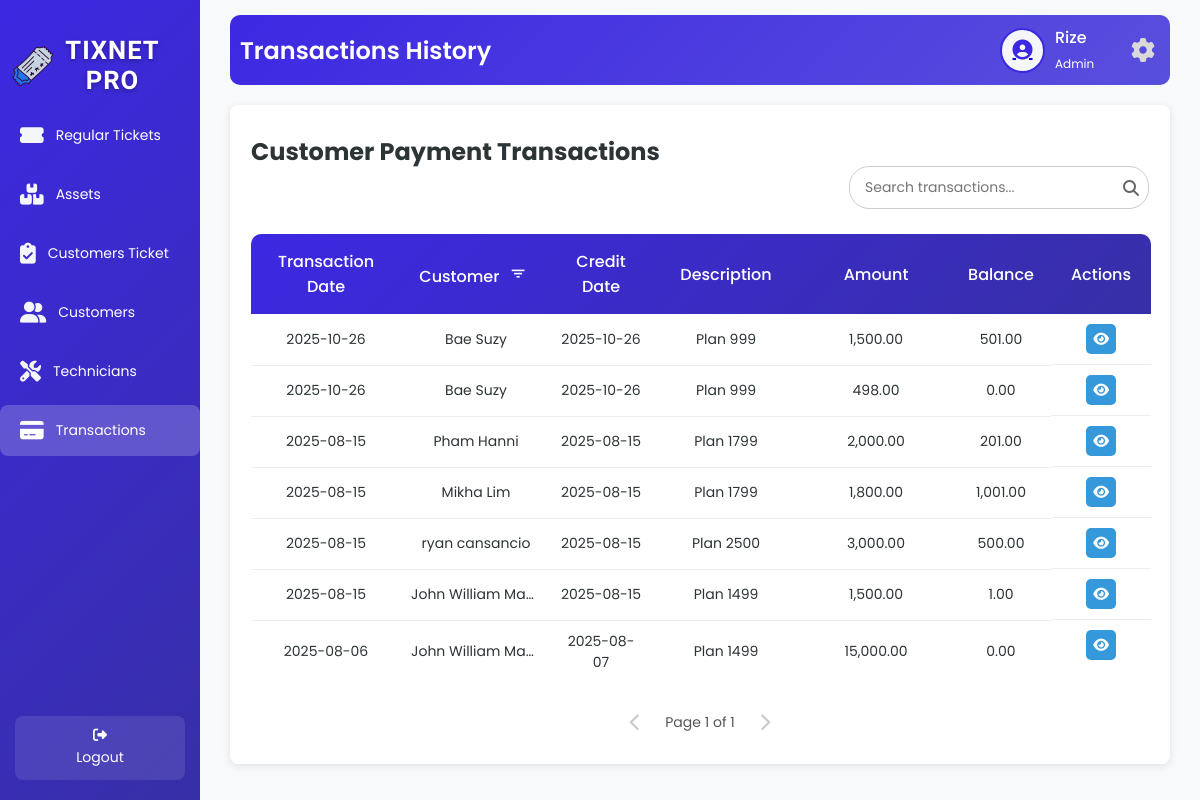
/Payments.php (signed in), run on the app's committed database.
### tables this page shows
CREATE TABLE `tbl_user` (
  `u_id` int(50) NOT NULL,
  `u_fname` varchar(200) NOT NULL,
  `u_lname` varchar(200) NOT NULL,
  `u_email` varchar(200) NOT NULL,
  `u_username` varchar(200) NOT NULL,
  `u_password` varchar(200) NOT NULL,
  `u_type` varchar(200) NOT NULL,
  `u_status` varchar(200) NOT NULL
);

CREATE TABLE `tbl_transactions` (
  `t_id` int(50) NOT NULL,
  `t_date` varchar(200) NOT NULL,
  `t_balance` int(50) NOT NULL,
  `t_credit_date` varchar(200) NOT NULL,
  `t_description` varchar(200) NOT NULL,
  `t_amount` int(50) NOT NULL,
  `t_customer_name` varchar(200) NOT NULL
);

### Payments.php (the view, shortened to what this page needs)
<?php
include 'db.php';
$firstName = '';
$userType = '';
$avatarPath = $_SESSION['avatarPath'];
$sqlUser = "SELECT u_fname, u_lname, u_type FROM tbl_user WHERE u_username = ?";
$stmt = $conn->prepare($sqlUser);
$stmt->bind_param("s", $_SESSION['username']);
$stmt->execute();
$resultUser = $stmt->get_result();
if ($resultUser->num_rows > 0) {
    $row = $resultUser->fetch_assoc();
    $firstName = $row['u_fname'] ?: 'Unknown';
    $userType = strtolower($row['u_type']) ?: 'staff';
} else {
    error_log("User not found for username: {$_SESSION['username']}");
    $_SESSION['error'] = "User not found.";
    header("Location: Payments.php?page_transaction=1");
    exit();
}
$limit = 10;
$pageTransaction = isset($_GET['page_transaction']) ? max(1, (int)$_GET['page_transaction']) : 1;
$offsetTransaction = ($pageTransaction - 1) * $limit;
$totalTransactionQuery = "SELECT COUNT(*) AS total FROM tbl_transactions";
$totalTransactionResult = $conn->query($totalTransactionQuery);
$totalTransactionRow = $totalTransactionResult->fetch_assoc();
$totalTransaction = $totalTransactionRow['total'];
$totalTransactionPages = ceil($totalTransaction / $limit);
$sqlTransaction = "SELECT t_id, t_date, t_customer_name, t_credit_date, t_description, t_amount, t_balance
                   FROM tbl_transactions
                   ORDER BY t_date DESC
                   LIMIT ?, ?";
$stmtTransaction = $conn->prepare($sqlTransaction);
$stmtTransaction->bind_param("ii", $offsetTransaction, $limit);
$stmtTransaction->execute();
$resultTransaction = $stmtTransaction->get_result();
?>
<!DOCTYPE html>
<html lang="en">
<head>
    <link rel="stylesheet" href="Payments.css">
    <link rel="stylesheet" href="https://cdnjs.cloudflare.com/ajax/libs/font-awesome/6.6.0/css/all.min.css">
    <link rel="stylesheet" href="https://unpkg.com/boxicons@2.1.4/css/boxicons.min.css">
</head>
<body>
<div class="wrapper">
    <div class="sidebar">
        <h2><img src="image/logo.png" alt="TixNet Icon" class="sidebar-icon">TixNet Pro</h2>
        <ul>
        <li><a href="staffD.php"><i class="fas fa-ticket-alt icon"></i> <span>Regular Tickets</span></a></li>
        <li><a href="assetsT.php"><i class="fas fa-boxes icon"></i> <span>Assets</span></a></li>
        <li><a href="AllCustomersT.php"><i class="fas fa-clipboard-check icon"></i> <span>Customers Ticket</span></a></li>
        <li><a href="customersT.php"><i class="fas fa-user-friends icon"></i> <span>Customers</span></a></li>
        <li><a href="AssignTech.php"><i class="fas fa-tools icon"></i> <span>Technicians</span></a></li>
        <li><a href="Payments.php" class="active"><i class="fas fa-credit-card icon"></i> <span>Transactions</span></a></li>
    </ul>
    <footer>
        <a href="technician_staff.php" class="back-home"><i class="fas fa-sign-out-alt"></i> Logout</a>
    </footer>
    </div>
    <div class="container">
        <div class="upper">
            <h1>Transactions History</h1>
            <div class="user-profile">
                <div class="user-icon">
                    <a href="image.php">
                        <?php
                        $cleanAvatarPath = preg_replace('/\?\d+$/', '', $avatarPath);
                        if (!empty($avatarPath) && file_exists($cleanAvatarPath)) {
                            echo "<img src='" . htmlspecialchars($avatarPath, ENT_QUOTES, 'UTF-8') . "' alt='User Avatar'>";
                        } else {
                            echo "<i class='fas fa-user-circle'></i>";
                        }
                        ?>
                    </a>
                </div>
                <div class="user-details">
                    <span><?php echo htmlspecialchars($firstName, ENT_QUOTES, 'UTF-8'); ?></span>
                    <small><?php echo htmlspecialchars(ucfirst($userType), ENT_QUOTES, 'UTF-8'); ?></small>
                </div>
                <a href="settings.php" class="settings-link">
                    <i class="fas fa-cog"></i>
                </a>
            </div>
        </div>
        <div class="table-box glass-container">
            <h2>Customer Payment Transactions</h2>
            <div class="search-container">
                <input type="text" class="search-bar" id="searchInput" placeholder="Search transactions..." onkeyup="debouncedSearchTransactions()">
                <span class="search-icon"><i class="fas fa-search"></i></span>
            </div>
            <div class="customer-transactions active">
                <table id="transactions-table">
                    <thead>
                        <tr>
                            <th>Transaction Date</th>
                            <th>Customer <button class="filter-btn" onclick="showAccountFilterModal('transaction')" title="Filter by Customer Name"><i class='bx bx-filter'></i></button></th>
                            <th>Credit Date</th>
                            <th>Description</th>
                            <th>Amount</th>
                            <th>Balance</th>
                            <th>Actions</th>
                        </tr>
                    </thead>
                    <tbody id="transactions-table-body">
                        <?php
                        if ($resultTransaction->num_rows > 0) {
                            while ($row = $resultTransaction->fetch_assoc()) {
                                echo "<tr>
                                        <td>" . htmlspecialchars($row['t_date'], ENT_QUOTES, 'UTF-8') . "</td>
                                        <td>" . htmlspecialchars($row['t_customer_name'], ENT_QUOTES, 'UTF-8') . "</td>
                                        <td>" . htmlspecialchars($row['t_credit_date'], ENT_QUOTES, 'UTF-8') . "</td>
                                        <td>" . htmlspecialchars($row['t_description'], ENT_QUOTES, 'UTF-8') . "</td>
                                        <td>" . number_format($row['t_amount'], 2) . "</td>
                                        <td>" . number_format($row['t_balance'], 2) . "</td>
                                        <td class='action-buttons'>
                                            <a class='view-btn' href='#' onclick=\"showTransactionViewModal('" . htmlspecialchars($row['t_id'], ENT_QUOTES, 'UTF-8') . "', '" . htmlspecialchars($row['t_date'], ENT_QUOTES, 'UTF-8') . "', '" . htmlspecialchars($row['t_customer_name'], ENT_QUOTES, 'UTF-8') . "', '" . htmlspecialchars($row['t_credit_date'], ENT_QUOTES, 'UTF-8') . "', '" . htmlspecialchars($row['t_description'], ENT_QUOTES, 'UTF-8') . "', '" . number_format($row['t_amount'], 2) . "', '" . number_format($row['t_balance'], 2) . "')\" title='View'><i class='fas fa-eye'></i></a>
                                        </td>
                                      </tr>";
                            }
                        } else {
                            echo "<tr><td colspan='7' style='text-align: center;'>No transactions found.</td></tr>";
                        }
                        ?>
                    </tbody>
                </table>
                <div class="pagination" id="transaction-pagination">
                    <?php if ($pageTransaction > 1): ?>
                        <a href="?page_transaction=<?php echo $pageTransaction - 1; ?>" class="pagination-link"><i class="fas fa-chevron-left"></i></a>
                    <?php else: ?>
                        <span class="pagination-link disabled"><i class="fas fa-chevron-left"></i></span>
                    <?php endif; ?>
                    <span class="current-page">Page <?php echo $pageTransaction; ?> of <?php echo $totalTransactionPages; ?></span>
                    <?php if ($pageTransaction < $totalTransactionPages): ?>
                        <a href="?page_transaction=<?php echo $pageTransaction + 1; ?>" class="pagination-link"><i class="fas fa-chevron-right"></i></a>
                    <?php else: ?>
                        <span class="pagination-link disabled"><i class="fas fa-chevron-right"></i></span>
                    <?php endif; ?>
                </div>
            </div>
        </div>
    </div>
</div>
</body>
</html>

### data on the page
tbl_user: u_fname "Rize", u_type "Admin"
tbl_transactions: t_date "2025-10-26", t_customer_name "Bae Suzy", t_credit_date "2025-10-26", t_description "Plan 999", t_amount "1,500.00", t_balance "501.00"
tbl_transactions: t_date "2025-10-26", t_customer_name "Bae Suzy", t_credit_date "2025-10-26", t_description "Plan 999", t_amount "498.00", t_balance "0.00"
tbl_transactions: t_date "2025-08-15", t_customer_name "Pham Hanni", t_credit_date "2025-08-15", t_description "Plan 1799", t_amount "2,000.00", t_balance "201.00"
tbl_transactions: t_date "2025-08-15", t_customer_name "Mikha Lim", t_credit_date "2025-08-15", t_description "Plan 1799", t_amount "1,800.00", t_balance "1,001.00"
tbl_transactions: t_date "2025-08-15", t_customer_name "ryan cansancio", t_credit_date "2025-08-15", t_description "Plan 2500", t_amount "3,000.00", t_balance "500.00"
tbl_transactions: t_date "2025-08-15", t_customer_name "John William Ma…", t_credit_date "2025-08-15", t_description "Plan 1499", t_amount "1,500.00", t_balance "1.00"
tbl_transactions: t_date "2025-08-06", t_customer_name "John William Ma…", t_credit_date "2025-08-07", t_description "Plan 1499", t_amount "15,000.00", t_balance "0.00"

### other printed values
$pageTransaction "1"
$totalTransactionPages "1"
